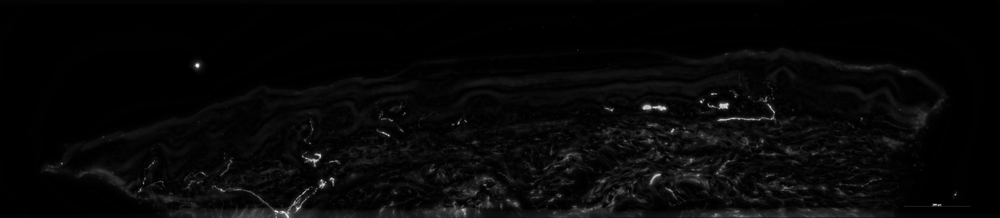
#> input picture closing_2.png, 1000 x 218 px, shrunk from 4713 x 1028 before the run
$ python morphology_closing.py -i ../closing_2.png -o out.png
#> lines starting #> are read from the running program, lines starting #| are printed output that depends on the picture
"""
形態學閉操作工具

對輸入影像進行閉操作（Closing = 膨脹 + 腐蝕），並輸出結果和 Viridis 視覺化

閉操作的用途：
- 填補小孔洞
- 連接鄰近物體
- 平滑物體輪廓
- 保持整體形狀大小

使用方式:
python morphology_closing.py --input image.tif --output output.tif --kernel-size 5
python morphology_closing.py --input image.tif --output-dir output/ --visualize
"""

import argparse
import sys
from pathlib import Path
import cv2
import numpy as np
import matplotlib.pyplot as plt
from matplotlib import cm
from typing import Tuple


def extract_green_channel(image_path: str) -> np.ndarray:
    """
    提取影像的綠色通道

    Args:
        image_path: 影像路徑

    Returns:
        綠色通道灰階影像
    """
#> called with image_path = '../closing_2.png'
    image = cv2.imread(image_path, cv2.IMREAD_UNCHANGED)
#> image is the input picture: shape (218, 1000); min 0, max 246, mean 7.4
#|   影像尺寸: (218, 1000)
#|   強度範圍: 0 - 246

    if image is None:
        raise ValueError(f"無法讀取影像: {image_path}")

    # 如果是灰階影像，直接返回
    if len(image.shape) == 2:
        return image

    # 如果是彩色影像，提取綠色通道
    if len(image.shape) == 3 and image.shape[2] >= 3:
        return image[:, :, 1]  # G 通道 (BGR)

    raise ValueError(f"不支援的影像格式: {image.shape}")


def morphology_closing(
    image: np.ndarray,
    kernel_size: int = 5,
    kernel_shape: str = 'ellipse',
    iterations: int = 1
) -> Tuple[np.ndarray, np.ndarray]:
    """
    對影像進行形態學閉操作

    Args:
        image: 輸入灰階影像
        kernel_size: 結構元素大小（奇數）
        kernel_shape: 結構元素形狀 ('rect', 'ellipse', 'cross')
        iterations: 迭代次數

    Returns:
        (閉操作結果, 結構元素)
    """
#> called with kernel_size = 5, kernel_shape = 'ellipse', iterations = 1
    print(f"  執行閉操作...")
    print(f"    結構元素: {kernel_shape}, 大小: {kernel_size}x{kernel_size}")
    print(f"    迭代次數: {iterations}")

    # 確保 kernel_size 為奇數
    if kernel_size % 2 == 0:
        kernel_size += 1
        print(f"    調整 kernel_size 為奇數: {kernel_size}")

    # 創建結構元素
    if kernel_shape == 'rect':
        kernel = cv2.getStructuringElement(cv2.MORPH_RECT, (kernel_size, kernel_size))
    elif kernel_shape == 'ellipse':
        kernel = cv2.getStructuringElement(cv2.MORPH_ELLIPSE, (kernel_size, kernel_size))
    elif kernel_shape == 'cross':
        kernel = cv2.getStructuringElement(cv2.MORPH_CROSS, (kernel_size, kernel_size))
    else:
        raise ValueError(f"不支援的結構元素形狀: {kernel_shape}")

    # 執行閉操作
    result = cv2.morphologyEx(image, cv2.MORPH_CLOSE, kernel, iterations=iterations)

    return result, kernel


# [171 lines left out: functions visualize_comparison, visualize_viridis, visualize_viridis_direct, visualize_side_by_side_viridis, not called in this run]


def main():
    parser = argparse.ArgumentParser(
        description='對影像進行形態學閉操作並視覺化',
        formatter_class=argparse.RawDescriptionHelpFormatter,
        epilog="""
範例:
  # 基本使用 - 輸出閉操作結果
  python morphology_closing.py \\
      --input image.tif \\
      --output output.tif \\
      --kernel-size 5

  # 輸出到目錄 - 自動生成多個視覺化
  python morphology_closing.py \\
      --input image.tif \\
      --output-dir output/closing/ \\
      --kernel-size 7 \\
      --visualize

  # 調整結構元素形狀和迭代次數
  python morphology_closing.py \\
      --input image.tif \\
      --output-dir output/closing/ \\
      --kernel-size 9 \\
      --kernel-shape ellipse \\
      --iterations 2 \\
      --visualize

  # 只輸出 Viridis 視覺化（無邊框）
  python morphology_closing.py \\
      --input image.tif \\
      --output output_viridis.png \\
      --kernel-size 5 \\
      --viridis-only
        """
    )

    # 必要參數
    parser.add_argument(
        '--input', '-i',
        required=True,
        help='輸入影像路徑'
    )

    # 輸出參數（二選一）
    output_group = parser.add_mutually_exclusive_group(required=True)
    output_group.add_argument(
        '--output', '-o',
        help='輸出影像路徑（單一檔案）'
    )
    output_group.add_argument(
        '--output-dir', '-d',
        help='輸出目錄（生成多個檔案）'
    )

    # 閉操作參數
    parser.add_argument(
        '--kernel-size', '-k',
        type=int,
        default=5,
        help='結構元素大小（預設: 5）'
    )

    parser.add_argument(
        '--kernel-shape',
        choices=['rect', 'ellipse', 'cross'],
        default='ellipse',
        help='結構元素形狀（預設: ellipse）'
    )

    parser.add_argument(
        '--iterations',
        type=int,
        default=1,
        help='閉操作迭代次數（預設: 1）'
    )

    # 視覺化參數
    parser.add_argument(
        '--visualize', '-v',
        action='store_true',
        help='生成視覺化圖表（需要 --output-dir）'
    )

    parser.add_argument(
        '--viridis-only',
        action='store_true',
        help='只輸出 Viridis 視覺化影像（無邊框）'
    )

    parser.add_argument(
        '--colorbar',
        action='store_true',
        help='在 Viridis 視覺化中顯示 colorbar'
    )

    parser.add_argument(
        '--dpi',
        type=int,
        default=150,
        help='視覺化輸出解析度（預設: 150）'
    )

    parser.add_argument(
        '--title',
        default=None,
        help='圖表標題（可選）'
    )

    args = parser.parse_args()

    # 驗證輸入檔案
    input_path = Path(args.input)
    if not input_path.exists():
        print(f"✗ 錯誤: 輸入檔案不存在: {args.input}")
        sys.exit(1)

    print("=" * 60)
    print("形態學閉操作")
    print("=" * 60)

    try:
        # 步驟 1: 讀取影像
        print(f"\n[1/3] 讀取影像...")
        print(f"  輸入: {args.input}")
        image = extract_green_channel(args.input)
        print(f"  影像尺寸: {image.shape}")
        print(f"  強度範圍: {image.min()} - {image.max()}")

        # 步驟 2: 執行閉操作
        print(f"\n[2/3] 執行形態學閉操作...")
        closed, kernel = morphology_closing(
            image=image,
            kernel_size=args.kernel_size,
            kernel_shape=args.kernel_shape,
            iterations=args.iterations
        )
#> kernel = [[0, 0, 1, 0, 0], [1, 1, 1, 1, 1], [1, 1, 1, 1, 1], [1, 1, 1, 1, 1], [0, 0, 1, 0, 0]]

        # 計算統計
        diff = cv2.absdiff(closed, image)
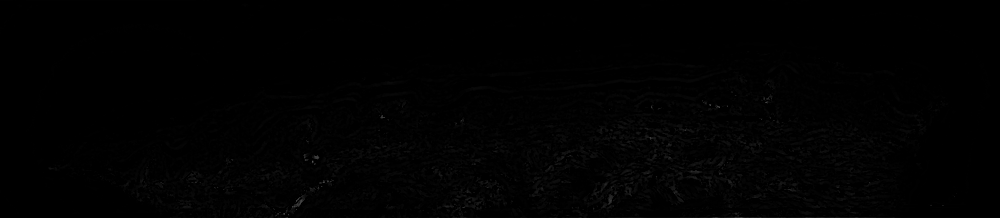
#> diff: shape (218, 1000); min 0, max 88, mean 1.3
        num_changed = np.count_nonzero(diff)
#> num_changed = 67314
        percent_changed = (num_changed / diff.size) * 100
#> percent_changed = 30.88

        print(f"  ✓ 閉操作完成")
        print(f"    改變的像素數: {num_changed} ({percent_changed:.2f}%)")
#|     改變的像素數: 67314 (30.88%)
        print(f"    強度範圍: {closed.min()} - {closed.max()}")
#|     強度範圍: 0 - 246

        # 步驟 3: 保存結果
        print(f"\n[3/3] 保存結果...")

        if args.output_dir:
            # 輸出到目錄模式
            output_dir = Path(args.output_dir)
            output_dir.mkdir(parents=True, exist_ok=True)

            base_name = input_path.stem

            # 保存閉操作結果
            closed_path = output_dir / f"{base_name}_closed.tif"
            cv2.imwrite(str(closed_path), closed)
            print(f"  ✓ 已保存閉操作結果: {closed_path}")

            # 保存差異圖
            diff_path = output_dir / f"{base_name}_diff.tif"
            cv2.imwrite(str(diff_path), diff)
            print(f"  ✓ 已保存差異圖: {diff_path}")

            if args.visualize:
                # 灰階比較圖
                comparison_path = output_dir / f"{base_name}_comparison.png"
                visualize_comparison(
                    original=image,
                    closed=closed,
                    output_path=str(comparison_path),
                    title=args.title,
                    dpi=args.dpi
                )

                # Viridis 原始影像
                viridis_orig_path = output_dir / f"{base_name}_original_viridis.png"
                visualize_viridis(
                    image=image,
                    output_path=str(viridis_orig_path),
                    title="Original (Viridis)",
                    show_colorbar=args.colorbar,
                    dpi=args.dpi
                )

                # Viridis 閉操作結果
                viridis_closed_path = output_dir / f"{base_name}_closed_viridis.png"
                visualize_viridis(
                    image=closed,
                    output_path=str(viridis_closed_path),
                    title="After Closing (Viridis)",
                    show_colorbar=args.colorbar,
                    dpi=args.dpi
                )

                # Viridis 並排比較
                viridis_side_path = output_dir / f"{base_name}_viridis_comparison.png"
                visualize_side_by_side_viridis(
                    original=image,
                    closed=closed,
                    output_path=str(viridis_side_path),
                    title=args.title,
                    dpi=args.dpi
                )

                # Viridis 無邊框版本
                viridis_direct_orig = output_dir / f"{base_name}_original_viridis_direct.png"
                visualize_viridis_direct(image, str(viridis_direct_orig))

                viridis_direct_closed = output_dir / f"{base_name}_closed_viridis_direct.png"
                visualize_viridis_direct(closed, str(viridis_direct_closed))

        else:
            # 單一輸出檔案模式
            output_path = Path(args.output)
            output_path.parent.mkdir(parents=True, exist_ok=True)

            if args.viridis_only:
                # 只輸出 Viridis 視覺化（無邊框）
                visualize_viridis_direct(closed, args.output)
            else:
                # 輸出閉操作結果
                cv2.imwrite(args.output, closed)
                print(f"  ✓ 已保存閉操作結果: {args.output}")

        print("\n" + "=" * 60)
        print("✓ 處理完成！")
        print("=" * 60)
        sys.exit(0)
#> (the program exits here)
